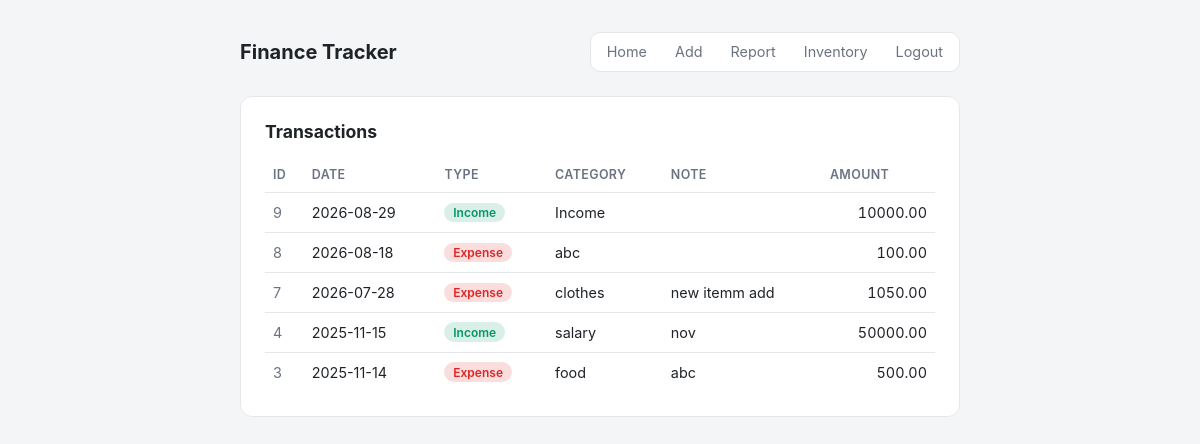
The page / (signed in) on the database its author committed.
### tables this page shows
CREATE TABLE transactions (
                id INTEGER PRIMARY KEY AUTOINCREMENT,
                t_type TEXT,
                category TEXT,
                amount REAL,
                date TEXT,
                note TEXT
            );

### web/app.py (the view)
@app.route('/')
@login_required
def index():
    transactions = fetch_all()
    return render_template('index.html', transactions=transactions)

### web/app.py (called while the page is built)
def login_required(view):
    @wraps(view)
    def wrapped(*args, **kwargs):
        if not session.get('user_id'):
            return redirect('/login')
        return view(*args, **kwargs)
    return wrapped

### web/templates/index.html (shortened to what this page needs)
{% extends "base.html" %}
{% block content %}
<div class="card">
  <h1>Transactions</h1>
  {% if transactions %}
  <table>
    <tr>
      <th>ID</th><th>Date</th><th>Type</th><th>Category</th><th>Note</th><th>Amount</th>
    </tr>
    {% for t in transactions %}
    <tr>
      <td style="color: var(--muted);">{{ t.id }}</td>
      <td>{{ t.date }}</td>
      <td>
        <span class="badge {{ 'badge-income' if t.t_type == 'Income' else 'badge-expense' }}">{{ t.t_type }}</span>
      </td>
      <td>{{ t.category }}</td>
      <td>{{ t.note }}</td>
      <td class="amount">{{ "%.2f"|format(t.amount) }}</td>
    </tr>
    {% endfor %}
  </table>
  {% else %}
  <p class="empty-state">No transactions yet. <a href="/add">Add one</a>.</p>
  {% endif %}
</div>
{% endblock %}

### web/static/style.css (style rules this page uses)
:root { --bg: #f4f5f7; --surface: #ffffff; --text: #1f2328; --muted: #6b7280; --border: #e5e7eb; --accent: #2563eb; --accent-contrast: #ffffff; --income: #059669; --expense: #dc2626; --danger-bg: #fee2e2; --danger-text: #991b1b; }
* { box-sizing: border-box; }
body { font-family: -apple-system, BlinkMacSystemFont, "Segoe UI", Roboto, Helvetica, Arial, sans-serif; background: var(--bg); color: var(--text); margin: 0; padding: 2rem 1rem 4rem; }
.card { background: var(--surface); border: 1px solid var(--border); border-radius: 12px; padding: 1.5rem; }
.card h1 { font-size: 1.1rem; margin: 0 0 1rem; }
table { width: 100%; border-collapse: collapse; font-size: 0.9rem; }
th, td { text-align: left; padding: 0.6rem 0.5rem; border-bottom: 1px solid var(--border); }
th { color: var(--muted); font-weight: 600; font-size: 0.78rem; text-transform: uppercase; letter-spacing: 0.03em; }
td.amount { text-align: right; font-variant-numeric: tabular-nums; }
tr:last-child td { border-bottom: none; }
.badge { display: inline-block; padding: 0.15rem 0.55rem; border-radius: 999px; font-size: 0.75rem; font-weight: 600; }
.badge-income { color: var(--income); background: color-mix(in srgb, var(--income) 15%, transparent); }
.badge-expense { color: var(--expense); background: color-mix(in srgb, var(--expense) 15%, transparent); }

### rows shown on the page
transactions: id "9", date "2026-08-29", t_type "Income", category "Income", amount "10000.00"
transactions: id "8", date "2026-08-18", t_type "Expense", category "abc", amount "100.00"
transactions: id "7", date "2026-07-28", t_type "Expense", category "clothes", note "new itemm add", amount "1050.00"
transactions: id "4", date "2025-11-15", t_type "Income", category "salary", note "nov", amount "50000.00"
transactions: id "3", date "2025-11-14", t_type "Expense", category "food", note "abc", amount "500.00"
